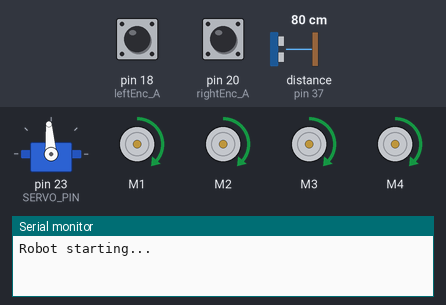
Recording of a sketch running on a simulated Arduino Mega 2560, built with avr-gcc and run on an emulated ATmega2560. Parts: servo, 4 × DC motor (green arrow = forward, orange = backward, longer = faster), the last lines printed to the serial monitor. Wiring (inferred from the names in the program): ultrasonic range finder: trigger pin 35; echo pin 37. The inputs (shaded band) are chosen by the test bench; at power-on: distance to the obstacle (sensor on pin 37) 80 cm, pin 18 (leftEnc_A) HIGH, pin 20 (rightEnc_A) HIGH. The echo pulse lasts 58.3 µs per cm; random numbers use the default seed unless the sketch sets one.

Above: at 1.25 s.
1.3 s: distance to the obstacle (sensor on pin 37) set to 2 cm
At 2.7 s:
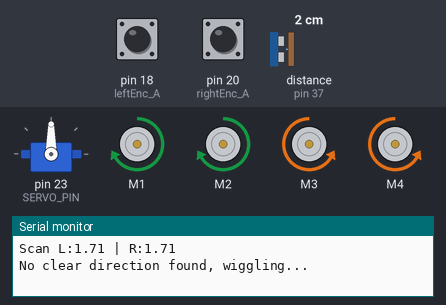
4.3 s: distance to the obstacle (sensor on pin 37) set to 18 cm
7.3 s: pin 18 (leftEnc_A) pulled LOW for 0.15 s
At 7.97 s:
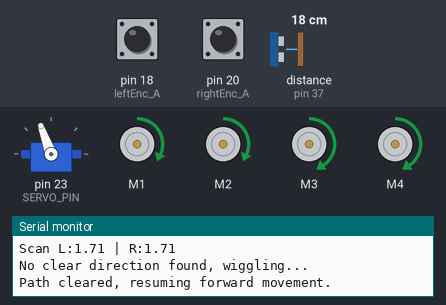
10.3 s: pin 20 (rightEnc_A) pulled LOW for 0.15 s
At 10.67 s:
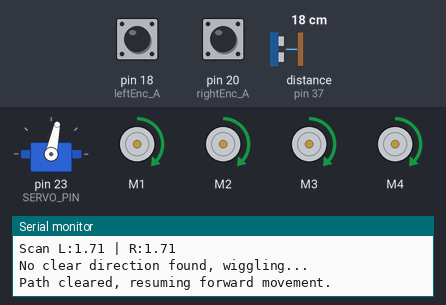
13.4 s: pin 18 (leftEnc_A) pulled LOW for 1 s
At 14.88 s:
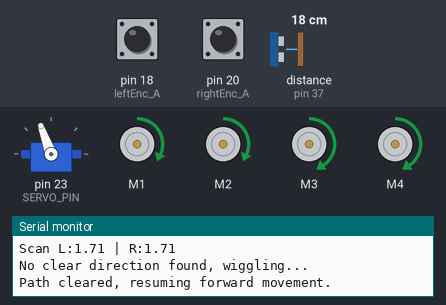
17.4 s: distance to the obstacle (sensor on pin 37) set to 4 cm
At 20.1 s:
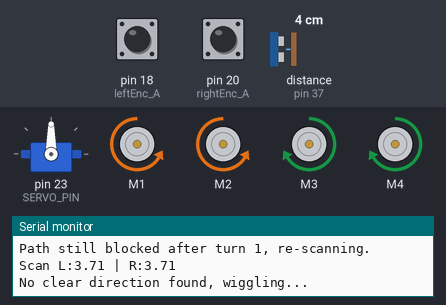
Timing chart, 0 to 60.2 s (numbered marks = the images above; inputs shaded):
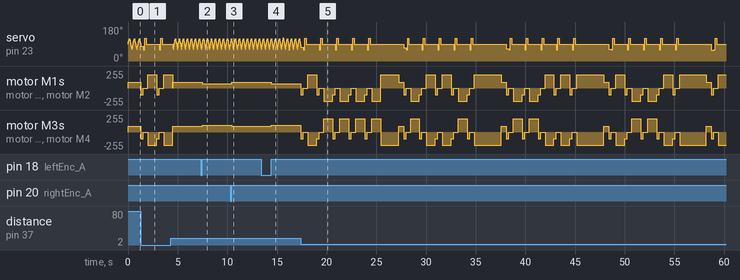

Measured:
- after the input at 1.3 s, motor M1, motor M2: forward 85/255 → backward 100/255 at once, → stopped 0.25 s later, → forward 200/255 0.45 s later, → backward 100/255 0.90 s later, … (6 changes in this stretch)
- after the input at 7.3 s, motor M1, motor M2: forward 85/255 → forward 67/255 after 0.15 s; motor M3, motor M4: forward 85/255 → forward 103/255 after 0.15 s
- after the input at 10.3 s, motor M1, motor M2: forward 67/255 → forward 85/255 after 0.15 s; motor M3, motor M4: forward 103/255 → forward 85/255 after 0.15 s
- after the input at 13.4 s, motor M1, motor M2: forward 85/255 → forward 67/255 after 1.0 s; motor M3, motor M4: forward 85/255 → forward 103/255 after 1.0 s
- after the input at 17.4 s, motor M1, motor M2: forward 67/255 → backward 100/255 at once, → stopped 0.25 s later, → forward 200/255 0.45 s later, → backward 100/255 0.90 s later, … (54 changes in this stretch)

The sketch:

MO.ino
```cpp
#include <AFMotor.h>
#include <Servo.h>

// ----------------- Motors -----------------
AF_DCMotor motor1(1, MOTOR12_8KHZ); // Left Front
AF_DCMotor motor2(2, MOTOR12_8KHZ); // Left Back
AF_DCMotor motor3(3, MOTOR12_8KHZ); // Right Back
AF_DCMotor motor4(4, MOTOR12_8KHZ); // Right Front

// ----------------- Ultrasonic -----------------
const int trigPin = 35;
const int echoPin = 37;

// ----------------- Servo -----------------
Servo scanServo;
const int SERVO_PIN = 23;
int servoForward = 90;

// ***** SLOWED DOWN SWEEP *****
int sweepPos  = 90;
int sweepStep = 4;
unsigned long lastServoMove = 0;
// Increased from 4 to 12 for slower, more reliable scans.
const int sweepInterval = 12;
const int sweepMin = 60;
const int sweepMax = 120;
bool sweeping = true;

// ----------------- Encoders -----------------
const int leftEnc_A  = 18;
const int rightEnc_A = 20;

volatile long leftTicks = 0;
volatile long rightTicks = 0;

void leftISR()  { leftTicks++; }
void rightISR() { rightTicks++; }

// ----------------- Robot Params -----------------
const float SAFE_STOP_DIST = 15.0;
// FORWARD SPEED REDUCED TO 85
uint8_t currentFwdSpeed = 85;
const uint8_t FWD_SPEED = 85;
const uint8_t TURN_SPEED = 200;
const uint8_t REV_SPEED = 100;
const float CLEARANCE_MARGIN = 5.0; // Margin to consider one side 'clearer'

// --- TURN TIMING CONSTANTS ---
const int PIVOT_TURN_90_DELAY = 900; // Standard delay for approx 90 degrees
const int TURN_180_DELAY     = PIVOT_TURN_90_DELAY * 2; // 1100ms for 180 degrees fail-safe

// =======================================================
//                    Helper Functions
// =======================================================

// FAST servo sweep
void updateServoSweep() {
  if (!sweeping) return;

  unsigned long now = millis();
  if (now - lastServoMove < sweepInterval) return;

  sweepPos += sweepStep;

  if (sweepPos >= sweepMax || sweepPos <= sweepMin)
    sweepStep = -sweepStep;

  scanServo.write(sweepPos);
  lastServoMove = now;
}

// Ultrasonic distance
float readDistance() {
  digitalWrite(trigPin, LOW);
  delayMicroseconds(2);
  digitalWrite(trigPin, HIGH);
  delayMicroseconds(10);
  digitalWrite(trigPin, LOW);

  long duration = pulseIn(echoPin, HIGH, 30000UL);
  if (duration == 0) return -1;

  return duration / 58.0;
}

// Stop motors
void stopAll() {
  motor1.run(RELEASE);
  motor2.run(RELEASE);
  motor3.run(RELEASE);
  motor4.run(RELEASE);
}

// =======================================================
//      STRONG ENCODER CORRECTION (forward & reverse)
// =======================================================
void applyEncoderCorrection(bool movingForward) {

  long L = leftTicks;
  long R = rightTicks;
  long diff = L - R;

  const int strongGain = 5;   // slightly higher to keep perfect straightness
  const int baseBoost  = 18;
  const int maxCorr = 90;

  int correction = strongGain * diff;

  if (diff > 0) correction = max(correction, baseBoost);
  if (diff < 0) correction = min(correction, -baseBoost);

  correction = constrain(correction, -maxCorr, maxCorr);

  int Ls = currentFwdSpeed - correction;
  int Rs = currentFwdSpeed + correction;

  Ls = constrain(Ls, 60, 255);
  Rs = constrain(Rs, 60, 255);

  if (movingForward) {
    motor1.setSpeed(Ls); motor1.run(FORWARD);
    motor2.setSpeed(Ls); motor2.run(FORWARD);
    motor3.setSpeed(Rs); motor3.run(FORWARD);
    motor4.setSpeed(Rs); motor4.run(FORWARD);
  } else {
    motor1.setSpeed(Ls); motor1.run(BACKWARD);
    motor2.setSpeed(Ls); motor2.run(BACKWARD);
    motor3.setSpeed(Rs); motor3.run(BACKWARD);
    motor4.setSpeed(Rs); motor4.run(BACKWARD);
  }
}

// =======================================================
//              Motion Functions
// =======================================================
void forwardCorrected() {
  applyEncoderCorrection(true);
}

// New function for short forward movement
void moveForwardShort() {
  motor1.setSpeed(FWD_SPEED); motor1.run(FORWARD);
  motor2.setSpeed(FWD_SPEED); motor2.run(FORWARD);
  motor3.setSpeed(FWD_SPEED); motor3.run(FORWARD);
  motor4.setSpeed(FWD_SPEED); motor4.run(FORWARD);

  delay(500); // Move forward for half a second
  stopAll();
}

void reverseShort() {
  motor1.setSpeed(REV_SPEED); motor1.run(BACKWARD);
  motor2.setSpeed(REV_SPEED); motor2.run(BACKWARD);
  motor3.setSpeed(REV_SPEED); motor3.run(BACKWARD);
  motor4.setSpeed(REV_SPEED); motor4.run(BACKWARD);

  delay(250);
  stopAll();
}

// Pivot turns (~90 degrees)
void pivotTurnRight() {
  motor1.setSpeed(TURN_SPEED); motor1.run(FORWARD);
  motor2.setSpeed(TURN_SPEED); motor2.run(FORWARD);
  motor3.setSpeed(TURN_SPEED); motor3.run(BACKWARD);
  motor4.setSpeed(TURN_SPEED); motor4.run(BACKWARD);

  delay(PIVOT_TURN_90_DELAY);
  stopAll();
}

void pivotTurnLeft() {
  motor1.setSpeed(TURN_SPEED); motor1.run(BACKWARD);
  motor2.setSpeed(TURN_SPEED); motor2.run(BACKWARD);
  motor3.setSpeed(TURN_SPEED); motor3.run(FORWARD);
  motor4.setSpeed(TURN_SPEED); motor4.run(FORWARD);

  delay(PIVOT_TURN_90_DELAY);
  stopAll();
}

// New function for 180-degree turn (Fail-safe maneuver)
void pivotTurn180() {
  motor1.setSpeed(TURN_SPEED); motor1.run(FORWARD);
  motor2.setSpeed(TURN_SPEED); motor2.run(FORWARD);
  motor3.setSpeed(TURN_SPEED); motor3.run(BACKWARD);
  motor4.setSpeed(TURN_SPEED); motor4.run(BACKWARD);

  delay(TURN_180_DELAY);
  stopAll();
}


// =======================================================
//                     NEW SCAN FUNCTION (Refined)
// =======================================================
// Performs a focused scan and returns the open direction:
// 1 = Left, -1 = Right, 0 = Blocked
int performFullScan() {
  sweeping = false; // Stop the continuous sweep during the forced scan
  float distLeft = 0;
  float distRight = 0;

  // 1. Scan Left Extreme
  scanServo.write(sweepMin);
  delay(150); // Allow time for servo to move
  distLeft = readDistance();

  // 2. Scan Right Extreme
  scanServo.write(sweepMax);
  delay(150);
  distRight = readDistance();

  // 3. Return to center
  scanServo.write(servoForward);
  delay(150);
  sweeping = true; // Resume continuous sweep

  // Decision logic
  Serial.print("Scan L:"); Serial.print(distLeft);
  Serial.print(" | R:"); Serial.println(distRight);

  // Check if one side is significantly clearer than the other
  if (distLeft > SAFE_STOP_DIST && distLeft > (distRight + CLEARANCE_MARGIN)) return 1;  // Go Left (and it's much clearer than right)
  if (distRight > SAFE_STOP_DIST && distRight > (distLeft + CLEARANCE_MARGIN)) return -1; // Go Right (and it's much clearer than left)
  if (distLeft > SAFE_STOP_DIST && distRight > SAFE_STOP_DIST) return (random(0,2) == 0 ? 1 : -1); // Both clear, pick randomly
  if (distLeft > SAFE_STOP_DIST) return 1; // Only left is clear
  if (distRight > SAFE_STOP_DIST) return -1; // Only right is clear

  return 0; // Completely blocked
}


// =======================================================
//                        Setup
// =======================================================
void setup() {
  Serial.begin(115200);

  pinMode(trigPin, OUTPUT);
  pinMode(echoPin, INPUT);

  scanServo.attach(SERVO_PIN);
  scanServo.write(servoForward); // Set to 90

  pinMode(leftEnc_A, INPUT_PULLUP);
  pinMode(rightEnc_A, INPUT_PULLUP);
  attachInterrupt(digitalPinToInterrupt(leftEnc_A), leftISR, RISING);
  attachInterrupt(digitalPinToInterrupt(rightEnc_A), rightISR, RISING);

  sweeping = true;
  Serial.println("Robot starting...");
}

// =======================================================
//                         Loop (Refined Escape Logic)
// =======================================================
void loop() {

  // Sweep must run continuously unless a full scan is needed
  updateServoSweep();

  float dist = readDistance();

  if (dist > 0 && dist < SAFE_STOP_DIST) {

    // *** STOP MOTORS IMMEDIATELY ***
    stopAll();
    Serial.println("*** Obstacle detected, beginning escape routine. ***");

    bool cleared = false;
    int attempts = 0;

    while (!cleared && attempts < 5) {
      attempts++;

      // 1. REVERSE to gain space for turn
      reverseShort();

      // 2. PERFORM FULL SCAN TO DETERMINE TURN DIRECTION
      int turnDir = performFullScan();

      if (turnDir == 1) { // Left is clearer
        pivotTurnLeft();
      } else if (turnDir == -1) { // Right is clearer
        pivotTurnRight();
      } else { // Both sides blocked or unclear, try a small random turn to wiggle out
        Serial.println("No clear direction found, wiggling...");
        if (random(0,2)==0) pivotTurnLeft();
        else pivotTurnRight();
      }

      // 3. CHECK DISTANCE after turn/wiggle
      float nd = readDistance();

      if (nd > SAFE_STOP_DIST || nd < 0) {
        cleared = true;
        leftTicks = rightTicks = 0;
        Serial.println("Path cleared, resuming forward movement.");
      } else {
          Serial.print("Path still blocked after turn ");
          Serial.print(attempts);
          Serial.println(", re-scanning.");
      }
    }

    if (!cleared) {
      // If attempts reach 5 and path is still blocked
      Serial.println("*** STUCK - Executing 180-degree fail-safe turn and short move ***");
      pivotTurn180();  // Execute the decisive 180-degree turn
      moveForwardShort(); // Move forward to try and clear the conflict area
    }
  }

  // Only move forward if not blocked
  forwardCorrected();
}
```
